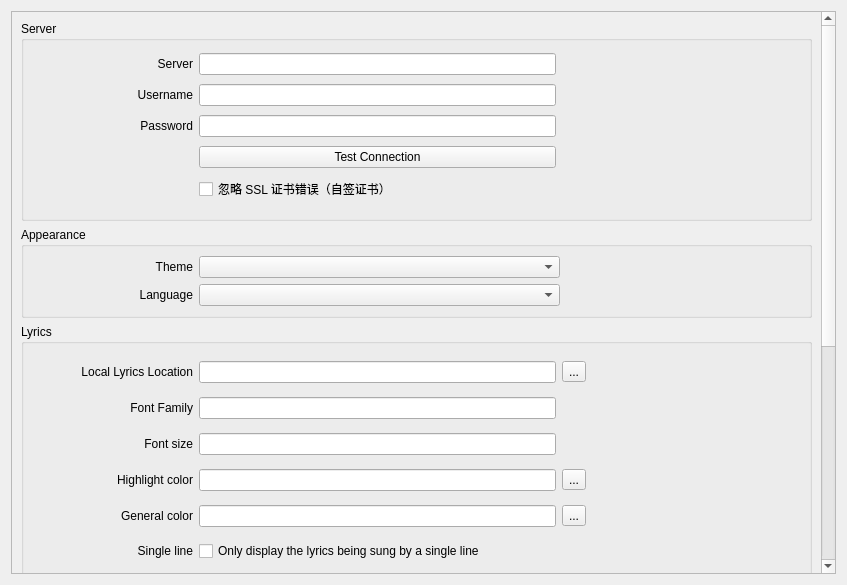
<?xml version="1.0" encoding="UTF-8"?>
<ui version="4.0">
 <class>SettingsPage</class>
 <widget class="QWidget" name="SettingsPage">
  <property name="geometry">
   <rect>
    <x>0</x>
    <y>0</y>
    <width>847</width>
    <height>585</height>
   </rect>
  </property>
  <property name="windowTitle">
   <string>Form</string>
  </property>
  <layout class="QVBoxLayout" name="verticalLayout">
   <item>
    <widget class="QScrollArea" name="scrollArea">
     <property name="widgetResizable">
      <bool>true</bool>
     </property>
     <widget class="QWidget" name="scrollAreaWidgetContents">
      <property name="geometry">
       <rect>
        <x>0</x>
        <y>-190</y>
        <width>806</width>
        <height>922</height>
       </rect>
      </property>
      <layout class="QVBoxLayout" name="verticalLayout_2">
       <item>
        <widget class="QGroupBox" name="groupBox">
         <property name="minimumSize">
          <size>
           <width>0</width>
           <height>200</height>
          </size>
         </property>
         <property name="title">
          <string>Server</string>
         </property>
         <layout class="QGridLayout" name="gridLayout" columnstretch="0,3,2">
          <item row="0" column="0">
           <widget class="QLabel" name="label">
            <property name="minimumSize">
             <size>
              <width>160</width>
              <height>0</height>
             </size>
            </property>
            <property name="text">
             <string>Server</string>
            </property>
            <property name="alignment">
             <set>Qt::AlignmentFlag::AlignRight|Qt::AlignmentFlag::AlignTrailing|Qt::AlignmentFlag::AlignVCenter</set>
            </property>
           </widget>
          </item>
          <item row="0" column="1">
           <widget class="QLineEdit" name="serverEdit"/>
          </item>
          <item row="3" column="1">
           <widget class="QPushButton" name="testConnectionButton">
            <property name="text">
             <string>Test Connection</string>
            </property>
           </widget>
          </item>
          <item row="1" column="0">
           <widget class="QLabel" name="label_2">
            <property name="minimumSize">
             <size>
              <width>160</width>
              <height>0</height>
             </size>
            </property>
            <property name="text">
             <string>Username</string>
            </property>
            <property name="alignment">
             <set>Qt::AlignmentFlag::AlignRight|Qt::AlignmentFlag::AlignTrailing|Qt::AlignmentFlag::AlignVCenter</set>
            </property>
           </widget>
          </item>
          <item row="2" column="0">
           <widget class="QLabel" name="label_3">
            <property name="minimumSize">
             <size>
              <width>160</width>
              <height>0</height>
             </size>
            </property>
            <property name="text">
             <string>Password</string>
            </property>
            <property name="alignment">
             <set>Qt::AlignmentFlag::AlignRight|Qt::AlignmentFlag::AlignTrailing|Qt::AlignmentFlag::AlignVCenter</set>
            </property>
           </widget>
          </item>
          <item row="2" column="1">
           <widget class="QLineEdit" name="passwordEdit"/>
          </item>
          <item row="1" column="1">
           <widget class="QLineEdit" name="usernameEdit"/>
          </item>
          <item row="0" column="2">
           <spacer name="horizontalSpacer">
            <property name="orientation">
             <enum>Qt::Orientation::Horizontal</enum>
            </property>
            <property name="sizeHint" stdset="0">
             <size>
              <width>40</width>
              <height>20</height>
             </size>
            </property>
           </spacer>
          </item>
          <item row="3" column="2">
           <widget class="QLabel" name="serverTestInfo"/>
          </item>
          <item row="4" column="1">
           <widget class="QCheckBox" name="ignoreSslCheck">
            <property name="text">
             <string>忽略 SSL 证书错误（自签证书）</string>
            </property>
           </widget>
          </item>
         </layout>
        </widget>
       </item>
       <item>
        <widget class="QGroupBox" name="groupBox_2">
         <property name="title">
          <string>Appearance</string>
         </property>
         <layout class="QGridLayout" name="gridLayout_2" columnstretch="0,3,2">
          <item row="0" column="1">
           <widget class="QComboBox" name="themeCombo"/>
          </item>
          <item row="0" column="0">
           <widget class="QLabel" name="label_4">
            <property name="minimumSize">
             <size>
              <width>160</width>
              <height>0</height>
             </size>
            </property>
            <property name="text">
             <string>Theme</string>
            </property>
            <property name="alignment">
             <set>Qt::AlignmentFlag::AlignRight|Qt::AlignmentFlag::AlignTrailing|Qt::AlignmentFlag::AlignVCenter</set>
            </property>
           </widget>
          </item>
          <item row="1" column="1">
           <widget class="QComboBox" name="languageCombo"/>
          </item>
          <item row="1" column="0">
           <widget class="QLabel" name="label_5">
            <property name="minimumSize">
             <size>
              <width>160</width>
              <height>0</height>
             </size>
            </property>
            <property name="text">
             <string>Language</string>
            </property>
            <property name="alignment">
             <set>Qt::AlignmentFlag::AlignRight|Qt::AlignmentFlag::AlignTrailing|Qt::AlignmentFlag::AlignVCenter</set>
            </property>
           </widget>
          </item>
          <item row="0" column="2">
           <spacer name="horizontalSpacer_3">
            <property name="orientation">
             <enum>Qt::Orientation::Horizontal</enum>
            </property>
            <property name="sizeHint" stdset="0">
             <size>
              <width>40</width>
              <height>20</height>
             </size>
            </property>
           </spacer>
          </item>
         </layout>
        </widget>
       </item>
       <item>
        <widget class="QGroupBox" name="groupBox_3">
         <property name="minimumSize">
          <size>
           <width>0</width>
           <height>300</height>
          </size>
         </property>
         <property name="title">
          <string>Lyrics</string>
         </property>
         <layout class="QGridLayout" name="gridLayout_3" columnstretch="0,3,2">
          <item row="1" column="1">
           <widget class="QLineEdit" name="lyricsFontEdit"/>
          </item>
          <item row="3" column="0">
           <widget class="QLabel" name="label_9">
            <property name="minimumSize">
             <size>
              <width>160</width>
              <height>0</height>
             </size>
            </property>
            <property name="text">
             <string>Highlight color</string>
            </property>
            <property name="alignment">
             <set>Qt::AlignmentFlag::AlignRight|Qt::AlignmentFlag::AlignTrailing|Qt::AlignmentFlag::AlignVCenter</set>
            </property>
           </widget>
          </item>
          <item row="4" column="2">
           <widget class="QToolButton" name="lyricsNormalColorButton">
            <property name="toolTip">
             <string>设置下一行歌词颜色</string>
            </property>
            <property name="text">
             <string>...</string>
            </property>
           </widget>
          </item>
          <item row="2" column="0">
           <widget class="QLabel" name="label_8">
            <property name="minimumSize">
             <size>
              <width>160</width>
              <height>0</height>
             </size>
            </property>
            <property name="text">
             <string>Font size</string>
            </property>
            <property name="alignment">
             <set>Qt::AlignmentFlag::AlignRight|Qt::AlignmentFlag::AlignTrailing|Qt::AlignmentFlag::AlignVCenter</set>
            </property>
           </widget>
          </item>
          <item row="0" column="2">
           <widget class="QToolButton" name="lyricsDirButton">
            <property name="text">
             <string>...</string>
            </property>
           </widget>
          </item>
          <item row="1" column="2">
           <spacer name="horizontalSpacer_2">
            <property name="orientation">
             <enum>Qt::Orientation::Horizontal</enum>
            </property>
            <property name="sizeHint" stdset="0">
             <size>
              <width>40</width>
              <height>20</height>
             </size>
            </property>
           </spacer>
          </item>
          <item row="3" column="1">
           <widget class="QLineEdit" name="lyricsHighlightEdit"/>
          </item>
          <item row="0" column="0">
           <widget class="QLabel" name="label_6">
            <property name="minimumSize">
             <size>
              <width>160</width>
              <height>0</height>
             </size>
            </property>
            <property name="text">
             <string>Local Lyrics Location</string>
            </property>
            <property name="alignment">
             <set>Qt::AlignmentFlag::AlignRight|Qt::AlignmentFlag::AlignTrailing|Qt::AlignmentFlag::AlignVCenter</set>
            </property>
           </widget>
          </item>
          <item row="6" column="1">
           <widget class="QPushButton" name="lyricsPositionButton">
            <property name="toolTip">
             <string>按下后歌词窗口会显示，拖动它到想要的位置；松开鼠标后按钮自动恢复</string>
            </property>
            <property name="text">
             <string>拖动调整歌词窗口位置</string>
            </property>
            <property name="checkable">
             <bool>true</bool>
            </property>
           </widget>
          </item>
          <item row="1" column="0">
           <widget class="QLabel" name="label_7">
            <property name="minimumSize">
             <size>
              <width>160</width>
              <height>0</height>
             </size>
            </property>
            <property name="text">
             <string>Font Family</string>
            </property>
            <property name="alignment">
             <set>Qt::AlignmentFlag::AlignRight|Qt::AlignmentFlag::AlignTrailing|Qt::AlignmentFlag::AlignVCenter</set>
            </property>
           </widget>
          </item>
          <item row="4" column="0">
           <widget class="QLabel" name="label_10">
            <property name="minimumSize">
             <size>
              <width>160</width>
              <height>0</height>
             </size>
            </property>
            <property name="text">
             <string>General color</string>
            </property>
            <property name="alignment">
             <set>Qt::AlignmentFlag::AlignRight|Qt::AlignmentFlag::AlignTrailing|Qt::AlignmentFlag::AlignVCenter</set>
            </property>
           </widget>
          </item>
          <item row="4" column="1">
           <widget class="QLineEdit" name="lyricsNormalEdit"/>
          </item>
          <item row="0" column="1">
           <widget class="QLineEdit" name="lyricsDirEdit"/>
          </item>
          <item row="3" column="2">
           <widget class="QToolButton" name="lyricsHightColorButton">
            <property name="toolTip">
             <string>设置当前行歌词颜色</string>
            </property>
            <property name="text">
             <string>...</string>
            </property>
           </widget>
          </item>
          <item row="2" column="1">
           <widget class="QLineEdit" name="lyricsFontSizeEdit"/>
          </item>
          <item row="5" column="1">
           <widget class="QCheckBox" name="lyricsSingleLineCheckBox">
            <property name="text">
             <string>Only display the lyrics being sung by a single line</string>
            </property>
           </widget>
          </item>
          <item row="5" column="0">
           <widget class="QLabel" name="label_15">
            <property name="minimumSize">
             <size>
              <width>160</width>
              <height>0</height>
             </size>
            </property>
            <property name="text">
             <string>Single line</string>
            </property>
            <property name="alignment">
             <set>Qt::AlignmentFlag::AlignRight|Qt::AlignmentFlag::AlignTrailing|Qt::AlignmentFlag::AlignVCenter</set>
            </property>
           </widget>
          </item>
         </layout>
        </widget>
       </item>
       <item>
        <widget class="QGroupBox" name="groupBox_4">
         <property name="minimumSize">
          <size>
           <width>0</width>
           <height>150</height>
          </size>
         </property>
         <property name="title">
          <string>Cache</string>
         </property>
         <layout class="QGridLayout" name="gridLayout_4" columnstretch="0,3,2">
          <item row="0" column="0">
           <widget class="QLabel" name="label_11">
            <property name="minimumSize">
             <size>
              <width>160</width>
              <height>0</height>
             </size>
            </property>
            <property name="text">
             <string>Max Cache Size(MB)</string>
            </property>
            <property name="alignment">
             <set>Qt::AlignmentFlag::AlignRight|Qt::AlignmentFlag::AlignTrailing|Qt::AlignmentFlag::AlignVCenter</set>
            </property>
           </widget>
          </item>
          <item row="0" column="1">
           <widget class="QLineEdit" name="songCacheEdit"/>
          </item>
          <item row="0" column="2">
           <spacer name="horizontalSpacer_4">
            <property name="orientation">
             <enum>Qt::Orientation::Horizontal</enum>
            </property>
            <property name="sizeHint" stdset="0">
             <size>
              <width>284</width>
              <height>20</height>
             </size>
            </property>
           </spacer>
          </item>
          <item row="1" column="0">
           <widget class="QLabel" name="label_12">
            <property name="minimumSize">
             <size>
              <width>160</width>
              <height>0</height>
             </size>
            </property>
            <property name="text">
             <string>Page Data TTL(minutes)</string>
            </property>
            <property name="alignment">
             <set>Qt::AlignmentFlag::AlignRight|Qt::AlignmentFlag::AlignTrailing|Qt::AlignmentFlag::AlignVCenter</set>
            </property>
           </widget>
          </item>
          <item row="1" column="1">
           <widget class="QLineEdit" name="pageTtlEdit"/>
          </item>
         </layout>
        </widget>
       </item>
       <item>
        <widget class="QGroupBox" name="groupBox_5">
         <property name="minimumSize">
          <size>
           <width>0</width>
           <height>150</height>
          </size>
         </property>
         <property name="title">
          <string>Display</string>
         </property>
         <layout class="QGridLayout" name="gridLayout_5" columnstretch="0,3,2">
          <item row="1" column="0">
           <widget class="QLabel" name="label_14">
            <property name="minimumSize">
             <size>
              <width>160</width>
              <height>0</height>
             </size>
            </property>
            <property name="text">
             <string>Songs Per Page</string>
            </property>
            <property name="alignment">
             <set>Qt::AlignmentFlag::AlignRight|Qt::AlignmentFlag::AlignTrailing|Qt::AlignmentFlag::AlignVCenter</set>
            </property>
           </widget>
          </item>
          <item row="1" column="1">
           <widget class="QLineEdit" name="songsPerPageEdit"/>
          </item>
          <item row="0" column="0">
           <widget class="QLabel" name="label_13">
            <property name="minimumSize">
             <size>
              <width>160</width>
              <height>0</height>
             </size>
            </property>
            <property name="text">
             <string>Albums Per Page</string>
            </property>
            <property name="alignment">
             <set>Qt::AlignmentFlag::AlignRight|Qt::AlignmentFlag::AlignTrailing|Qt::AlignmentFlag::AlignVCenter</set>
            </property>
           </widget>
          </item>
          <item row="0" column="1">
           <widget class="QLineEdit" name="albumsPerPageEdit"/>
          </item>
          <item row="0" column="2">
           <spacer name="horizontalSpacer_5">
            <property name="orientation">
             <enum>Qt::Orientation::Horizontal</enum>
            </property>
            <property name="sizeHint" stdset="0">
             <size>
              <width>40</width>
              <height>20</height>
             </size>
            </property>
           </spacer>
          </item>
         </layout>
        </widget>
       </item>
      </layout>
     </widget>
    </widget>
   </item>
  </layout>
 </widget>
 <resources/>
 <connections/>
</ui>
